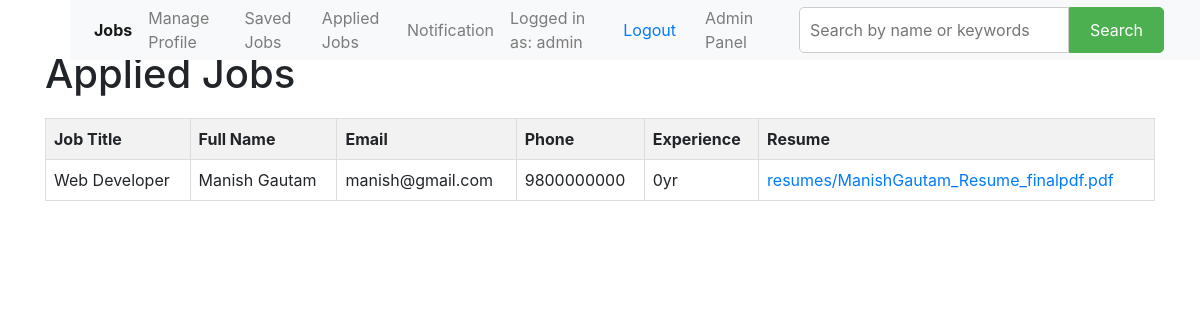
Screenshot of /applied/ (signed in) with the database file from the repository.
### maincode/models.py (models this page shows, shortened)
class Application(models.Model):
    user = models.ForeignKey(User,on_delete=models.CASCADE,null=True)
    job = models.ForeignKey(Job, on_delete=models.CASCADE)
    fullname = models.CharField(max_length=100)
    email = models.EmailField()
    phone = models.CharField(max_length=15)
    experience = models.CharField(max_length=20)
    resume = models.FileField(upload_to='resumes/')

class Job(models.Model):
    job_title = models.CharField(max_length=100)
    job_description = models.TextField()
    photo = models.ImageField(upload_to='job_photos/', null=True, blank=True)

### maincode/views.py (the view)
# urls.py: path('applied/', views.apply_home_data, name='apply_home_data'),
@login_required
def apply_home_data(request):
    if request.user.is_authenticated:
        saveddata = Application.objects.filter(user=request.user).order_by('-id')
        data = Job.objects.all().order_by('-id')
        context = {
            'applieddata': saveddata,
            'datas': data
        }
        return render(request, 'base/applied.html', context)
    else:
        return render(request, 'base/applied.html')

### templates/base/applied.html (shortened to what this page needs)
{% extends '../base/base.html' %}
{% block content %}
<div class="container">
    <h1>Applied Jobs</h1>
    <div class="applied-jobs">
        {% if applieddata %}
        <table class="applied-jobs-table">
            <thead>
                <tr>
                    <th>Job Title</th>
                    <th>Full Name</th>
                    <th>Email</th>
                    <th>Phone</th>
                    <th>Experience</th>
                    <th>Resume</th>
                </tr>
            </thead>
            <tbody>
                {% for application in applieddata %}
                <tr>
                    <td>{{ application.job.job_title }}</td>
                    <td>{{ application.fullname }}</td>
                    <td>{{ application.email }}</td>
                    <td>{{ application.phone }}</td>
                    <td>{{ application.experience }}</td>
                    <td><a href="{{ application.resume.url }}">{{ application.resume.name }}</a></td>
                </tr>
                {% endfor %}
            </tbody>
        </table>
        {% else %}
        <p class="no-applied-jobs">No jobs applied yet.</p>
        {% endif %}
    </div>
</div>
{% endblock %}

### templates/base/base.html (shortened to what this page needs)
<!DOCTYPE html>
<html lang="en">
<head>
  <link rel="stylesheet" href="https://stackpath.bootstrapcdn.com/bootstrap/4.5.2/css/bootstrap.min.css">
</head>
<body>
  {% block navbar %}
  <nav class="navbar navbar-expand-lg navbar-light bg-light fixed-top d-flex justify-content-between align-items-center"
    style="height: 60px; margin-left: 70px;">
    <div class="collapse navbar-collapse" id="navbarSupportedContent">
      <ul class="navbar-nav d-flex justify-content-center align-items-center">
        <li class="nav-item active">
          <a class="nav-link" href="{% url 'home' %}"><b>Jobs </b><span class="sr-only">(current)</span></a>
        </li>
        <li class="nav-item">
          <a class="nav-link" href="{% url 'manage_profile' %}">Manage Profile</a>
        </li>
        <li class="nav-item">
          <a class="nav-link" href="{% url 'save_home_data' %}">Saved Jobs</a>
        </li>
        <li class="nav-item">
          <a class="nav-link" href="{% url 'apply_home_data' %}">Applied Jobs</a>
        </li>
        <li class="nav-item">
          <a class="nav-link" href="{% url 'notificationpage' %}">Notification</a>
        </li>
        <li class="nav-item d-flex align-items-center">
          {% if user.is_authenticated %}
          <a class="nav-link" href="#">Logged in as: {{ user.username }}</a>
          <form class="nav-link" action="{% url 'logout' %}" method="post">
            <button type="submit" class="btn btn-link">Logout</button>
          </form>
          {% else %}
          <p class="nav-link">You are not logged in</p>
          <a href="{% url 'login' %}" class="nav-link">Log In</a>
          {% endif %}
        </li>
        <li class="nav-item">
          {% if user.is_superuser %}
          <a class="nav-link" href="{% url 'addjobs' %}">Admin Panel</a>
          {% endif %}
        </li>
        <li>
          <div style="padding: 20px;">
            <form method="post" action="{% url 'search_data' %}" style="display: flex;">
              <input type="text" name="text" placeholder="Search by name or keywords"
                style="flex: 1; padding: 10px; border: 1px solid #ccc; border-radius: 5px 0 0 5px;">
              <button type="submit"
                style="padding: 10px 20px; background-color: #4caf50; color: white; border: 1px solid #4caf50; border-radius: 0 5px 5px 0;">Search</button>
            </form>
          </div>
        </li>
      </ul>
    </div>
  </nav>
  {% endblock %}
  {% block content %}
  {% endblock %}
</body>
</html>

### templates/base/applied.html (style rules this page uses)
.container { margin-top: 50px; }
.applied-jobs { margin-top: 20px; }
.applied-jobs-table { width: 100%; border-collapse: collapse; }
.applied-jobs-table th, .applied-jobs-table td { padding: 8px; border: 1px solid #ddd; text-align: left; }
.applied-jobs-table th { background-color: #f2f2f2; }
.applied-jobs-table a { text-decoration: none; color: #007bff; }

### rows the page displays
Application: job.job_title "Web Developer", fullname "Manish Gautam", email "manish@gmail.com", phone "9800000000", experience "0yr", resume.name "resumes/ManishGautam_Resume_finalpdf.pdf"

### other values shown
{{ user.username }} "admin"
